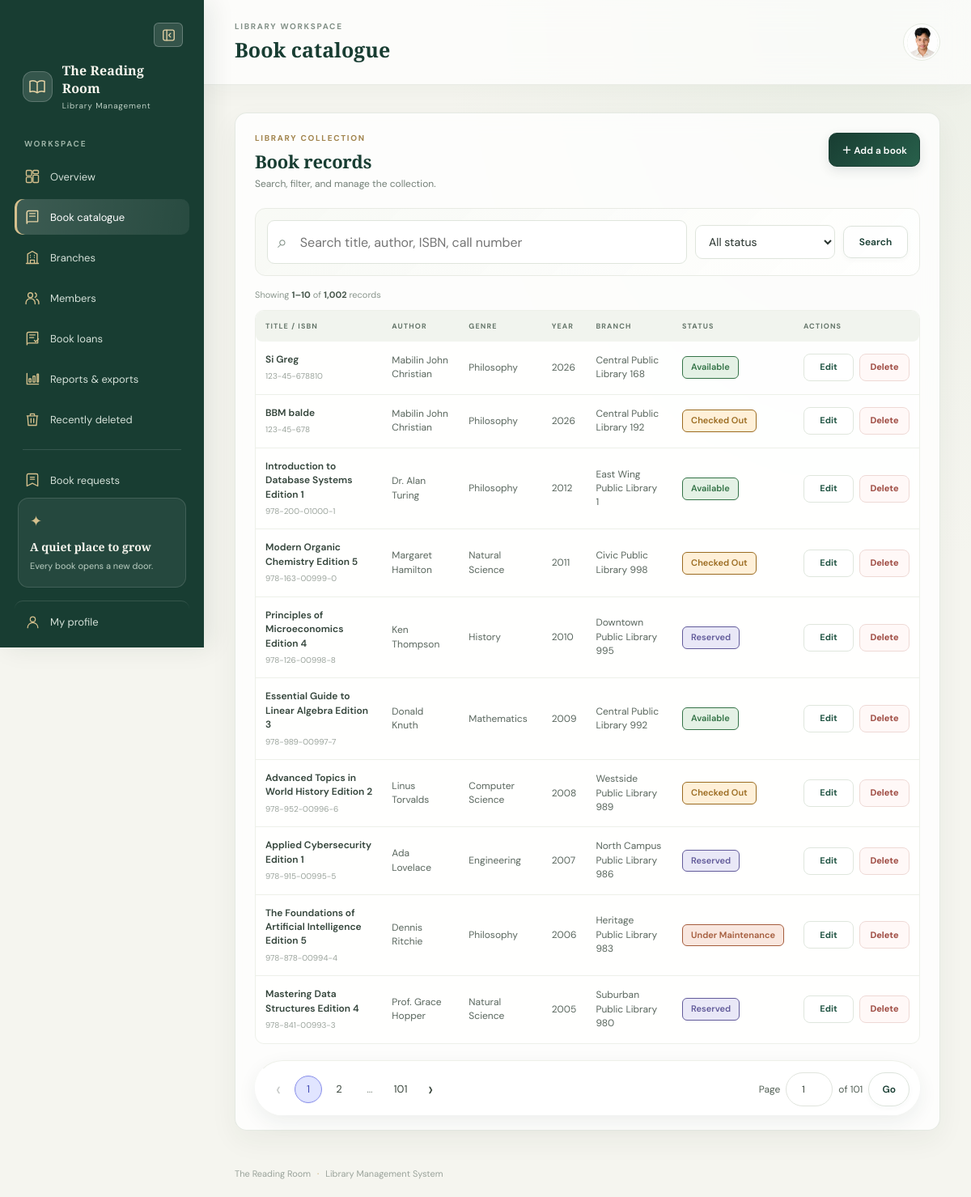
The app's page /books/index.php (signed in) with its own data.
### tables this page shows
CREATE TABLE IF NOT EXISTS `books` (
  `book_id` int NOT NULL AUTO_INCREMENT,
  `isbn` varchar(20) NOT NULL,
  `title` varchar(200) NOT NULL,
  `author_name` varchar(100) NOT NULL,
  `genre` varchar(50) NOT NULL,
  `publisher` varchar(100) NOT NULL,
  `publication_year` int NOT NULL,
  `language_code` varchar(10) NOT NULL DEFAULT 'ENG',
  `page_count` int NOT NULL,
  `call_number` varchar(50) NOT NULL,
  `allocated_branch_id` int NOT NULL,
  `shelf_location` varchar(30) NOT NULL,
  `status` enum('Available','Checked Out','Reserved','Under Maintenance','Lost') NOT NULL,
  PRIMARY KEY (`book_id`),
  UNIQUE KEY `isbn` (`isbn`),
  KEY `fk_books_branch` (`allocated_branch_id`),
  CONSTRAINT `fk_books_branch` FOREIGN KEY (`allocated_branch_id`) REFERENCES `branches` (`branch_id`) ON DELETE RESTRICT ON UPDATE CASCADE
);

CREATE TABLE IF NOT EXISTS `branches` (
  `branch_id` int NOT NULL AUTO_INCREMENT,
  `branch_code` varchar(20) NOT NULL,
  `branch_name` varchar(100) NOT NULL,
  `street_address` varchar(150) NOT NULL,
  `city` varchar(80) NOT NULL,
  `state_province` varchar(80) NOT NULL,
  `postal_code` varchar(20) NOT NULL,
  `contact_phone` varchar(25) NOT NULL,
  `contact_email` varchar(100) NOT NULL,
  `opening_time` time NOT NULL,
  `closing_time` time NOT NULL,
  `capacity` int NOT NULL,
  `established_date` date NOT NULL,
  PRIMARY KEY (`branch_id`),
  UNIQUE KEY `branch_code` (`branch_code`)
);

### includes/auth.php (called while the page is built, shortened)
<?php
function e($value): string
{
    return htmlspecialchars((string) ($value ?? ''), ENT_QUOTES, 'UTF-8');
}

### books/index.php (the view, shortened to what this page needs)
<?php
require __DIR__ . '/../includes/auth.php';
require __DIR__ . '/../database.php';
$search = trim($_GET['q'] ?? '');
$status = trim($_GET['status'] ?? '');
$page = max(1, (int) ($_GET['page'] ?? 1));
$perPage = in_array((int) ($_GET['per_page'] ?? 10), [10, 20, 30, 50], true) ? (int) ($_GET['per_page'] ?? 10) : 10;
$allowedStatuses = ['Available', 'Checked Out', 'Reserved', 'Under Maintenance', 'Lost'];
$where = [];
$params = [];
$types = '';
$whereSql = $where ? ' WHERE ' . implode(' AND ', $where) : '';
$countStmt = mysqli_prepare($conn, "SELECT COUNT(*) AS total FROM books b" . $whereSql);
mysqli_stmt_execute($countStmt);
$totalRows = (int) mysqli_fetch_assoc(mysqli_stmt_get_result($countStmt))['total'];
$totalPages = max(1, (int) ceil($totalRows / $perPage));
$page = min($page, $totalPages);
$offset = ($page - 1) * $perPage;
$sql = "SELECT b.book_id,b.isbn,b.title,b.author_name,b.genre,b.publication_year,b.status,br.branch_name
        FROM books b INNER JOIN branches br ON b.allocated_branch_id=br.branch_id" . $whereSql . "
        ORDER BY b.book_id DESC LIMIT ? OFFSET ?";
$stmt = mysqli_prepare($conn, $sql);
$bindTypes = $types . 'ii';
$bindParams = $params;
$bindParams[] = $perPage;
$bindParams[] = $offset;
mysqli_stmt_bind_param($stmt, $bindTypes, ...$bindParams);
mysqli_stmt_execute($stmt);
$books = mysqli_stmt_get_result($stmt);
require __DIR__ . '/../includes/header.php';
?>
<section class="panel">
  <div class="panel-heading">
    <div>
      <div class="eyebrow">LIBRARY COLLECTION</div>
      <h2>Book records</h2>
      <p>Search, filter, and manage the collection.</p>
    </div>
    <?php if (($_SESSION['role'] ?? '') === 'Admin'): ?><a class="button button-primary" href="add.php">＋ Add a
        book</a><?php endif; ?>
  </div>
  <form class="filter-bar" method="get" action="index.php" id="bookSearchForm">
    <div class="search-field"><span aria-hidden="true">⌕</span><input type="search" name="q" id="bookSearchInput"
        value="<?= e($search) ?>" placeholder="Search title, author, ISBN, call number" autocomplete="off"></div>
    <select name="status" aria-label="Filter by status" onchange="this.form.submit()">
      <option value="">All status</option><?php foreach ($allowedStatuses as $s): ?>
        <option value="<?= e($s) ?>" <?= $status === $s ? 'selected' : '' ?>><?= e($s) ?></option><?php endforeach; ?>
    </select>
    <button class="button button-outline search-submit" type="submit">Search</button>
  </form>
  <div class="results-line">Showing
    <strong><?= $totalRows ? $offset + 1 : 0 ?>–<?= min($offset + $perPage, $totalRows) ?></strong> of
    <strong><?= number_format($totalRows) ?></strong> records
  </div>
  <div class="table-wrap">
    <table>
      <thead>
        <tr>
          <th>TITLE / ISBN</th>
          <th>AUTHOR</th>
          <th>GENRE</th>
          <th>YEAR</th>
          <th>BRANCH</th>
          <th>STATUS</th><th><?= (($_SESSION['role'] ?? '') === 'Admin') ? 'ACTIONS' : 'REQUEST' ?></th>
        </tr>
      </thead>
      <tbody>
        <?php if (mysqli_num_rows($books)):
          while ($b = mysqli_fetch_assoc($books)): ?>
            <tr>
              <td><strong><?= e($b['title']) ?></strong><small class="cell-sub"><?= e($b['isbn']) ?></small></td>
              <td><?= e($b['author_name']) ?></td>
              <td><?= e($b['genre']) ?></td>
              <td><?= e($b['publication_year']) ?></td>
              <td><?= e($b['branch_name']) ?></td>
              <td><span
                  class="status status-<?= strtolower(str_replace(' ', '-', $b['status'])) ?>"><?= e($b['status']) ?></span>
              </td>
              <?php if (($_SESSION['role'] ?? '') === 'Admin'): ?>
                <td><div class="actions"><a class="action-link" href="edit.php?id=<?= (int) $b['book_id'] ?>">Edit</a>
                  <form action="delete.php" method="post" data-confirm-message="Move this book to Recently Deleted? You can restore it within 30 days." data-confirm-title="Move book to Recently Deleted" data-confirm-action="Move to Recently Deleted" data-confirm-danger="true">
                    <input type="hidden" name="csrf_token" value="<?= e($_SESSION['csrf_token']) ?>"><input type="hidden" name="id" value="<?= (int) $b['book_id'] ?>"><button class="action-link danger-link" type="submit">Delete</button>
                  </form></div></td>
              <?php else: ?><td><?php if ($b['status'] === 'Available'): ?><a class="action-link" href="../requests/index.php?book_id=<?= (int) $b['book_id'] ?>">Request</a><?php else: ?><span class="muted">Unavailable</span><?php endif; ?></td><?php endif; ?>
            </tr>
          <?php endwhile; else: ?>
          <tr>
            <td colspan="<?= (($_SESSION['role'] ?? '') === 'Admin') ? 7 : 7 ?>" class="empty-state">No books match your
              search.</td>
          </tr><?php endif; ?>
      </tbody>
    </table>
  </div>
  <div class="pagination-bar">
    <div class="pagination" aria-label="Pagination">
      <?php $makePageUrl = function ($n) use ($search, $status, $perPage) {
        return '?' . http_build_query(['q' => $search, 'status' => $status, 'page' => $n, 'per_page' => $perPage]);
      }; ?>
      <a class="page-arrow <?= $page <= 1 ? 'disabled' : '' ?>"
        href="<?= $page > 1 ? e($makePageUrl($page - 1)) : '#' ?>" aria-label="Previous page">‹</a>
      <?php
      $visiblePages = [];
      if ($totalPages <= 7) {
        $visiblePages = range(1, $totalPages);
      } else {
        $visiblePages = [1];
        $startPage = max(2, $page - 1);
        $endPage = min($totalPages - 1, $page + 1);
        for ($n = $startPage; $n <= $endPage; $n++)
          $visiblePages[] = $n;
        if ($endPage < $totalPages - 1)
          $visiblePages[] = '…';
        $visiblePages[] = $totalPages;
      }
      foreach ($visiblePages as $n):
        if ($n === '…'): ?><span class="page-ellipsis">…</span><?php else: ?><a
            class="<?= $n === $page ? 'current' : '' ?>" href="<?= e($makePageUrl($n)) ?>"><?= $n ?></a><?php endif;
      endforeach;
      ?>
      <a class="page-arrow <?= $page >= $totalPages ? 'disabled' : '' ?>"
        href="<?= $page < $totalPages ? e($makePageUrl($page + 1)) : '#' ?>" aria-label="Next page">›</a>
    </div>
    <div class="pagination-controls">
      <form class="page-jump-form" method="get" action="index.php">
        <label for="pageJump">Page</label>
        <input type="number" id="pageJump" name="page" min="1" max="<?= $totalPages ?>" value="<?= $page ?>" required
          aria-label="Enter page number" onkeydown="if(event.key === 'Enter') this.form.requestSubmit()">
        <span>of <?= $totalPages ?></span>
        <button class="button button-outline" type="submit">Go</button>
      </form>
    </div>
  </div>
</section>
<?php mysqli_stmt_close($stmt);
require __DIR__ . '/../includes/footer.php'; ?>

### records on screen
books: title "Si Greg", isbn "123-45-678810", author_name "Mabilin John Christian", genre "Philosophy", publication_year "2026", allocated_branch.branch_name "Central Public Library 168", status "Available"
books: title "BBM balde", isbn "123-45-678", author_name "Mabilin John Christian", genre "Philosophy", publication_year "2026", allocated_branch.branch_name "Central Public Library 192", status "Checked Out"
books: title "Introduction to Database Systems Edition 1", isbn "978-200-01000-1", author_name "Dr. Alan Turing", genre "Philosophy", publication_year "2012", allocated_branch.branch_name "East Wing Public Library 1", status "Available"
books: title "Modern Organic Chemistry Edition 5", isbn "978-163-00999-0", author_name "Margaret Hamilton", genre "Natural Science", publication_year "2011", allocated_branch.branch_name "Civic Public Library 998", status "Checked Out"
books: title "Principles of Microeconomics Edition 4", isbn "978-126-00998-8", author_name "Ken Thompson", genre "History", publication_year "2010", allocated_branch.branch_name "Downtown Public Library 995", status "Reserved"
books: title "Essential Guide to Linear Algebra Edition 3", isbn "978-989-00997-7", author_name "Donald Knuth", genre "Mathematics", publication_year "2009", allocated_branch.branch_name "Central Public Library 992", status "Available"
books: title "Advanced Topics in World History Edition 2", isbn "978-952-00996-6", author_name "Linus Torvalds", genre "Computer Science", publication_year "2008", allocated_branch.branch_name "Westside Public Library 989", status "Checked Out"
books: title "Applied Cybersecurity Edition 1", isbn "978-915-00995-5", author_name "Ada Lovelace", genre "Engineering", publication_year "2007", allocated_branch.branch_name "North Campus Public Library 986", status "Reserved"
books: title "The Foundations of Artificial Intelligence Edition 5", isbn "978-878-00994-4", author_name "Dennis Ritchie", genre "Philosophy", publication_year "2006", allocated_branch.branch_name "Heritage Public Library 983", status "Under Maintenance"
books: title "Mastering Data Structures Edition 4", isbn "978-841-00993-3", author_name "Prof. Grace Hopper", genre "Natural Science", publication_year "2005", allocated_branch.branch_name "Suburban Public Library 980", status "Reserved"

### other values on screen
$pageTitle "Book catalogue"
$offset + 1 "1"
min($offset + $perPage, $totalRows) "10"
$totalRows "1,002"
$n "1"
$n "2"
$n "101"
$totalPages "101"
